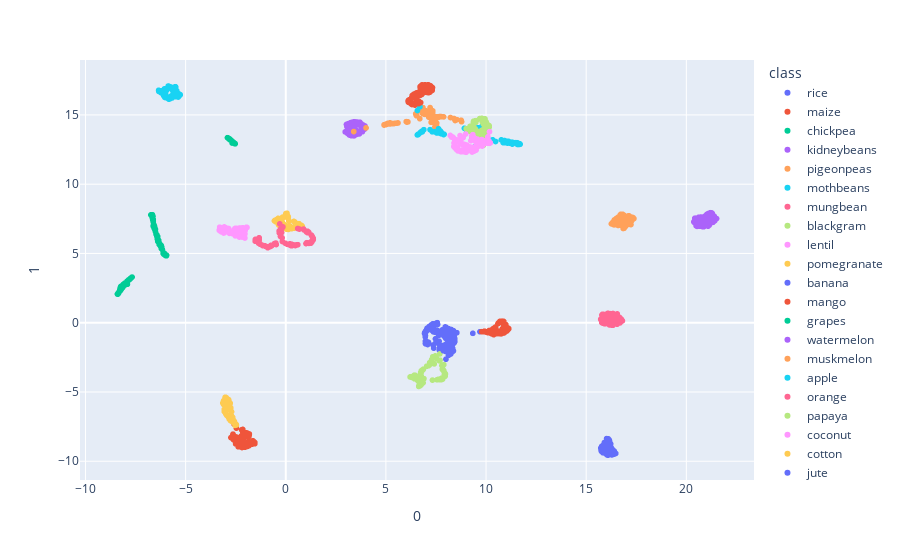
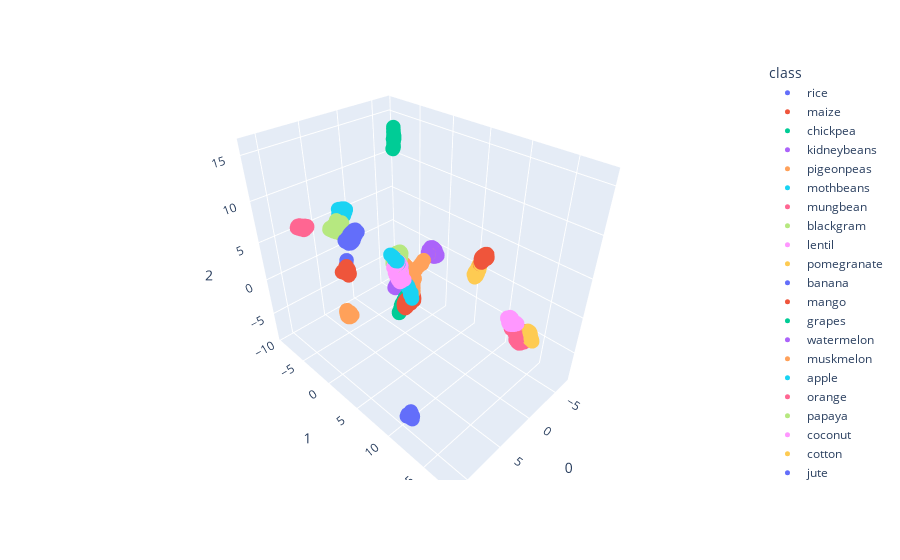

The notebook cell these images were saved under, in order:
### Code cell
#umap_2d = umap.UMAP(n_components=2, init='random', random_state=0)
umap_3d = umap.UMAP(n_components=3, init='random', random_state=0)

#proj_2d = umap_2d.fit_transform(dataframe_escalado)
proj_3d = umap_3d.fit_transform(dataframe_escalado)

#fig_2d = px.scatter(
#    proj_2d, x=0, y=1,
#    color=dataframe['label'], labels={'color': 'class'}
#)
fig_3d = px.scatter_3d(
    proj_3d, x=0, y=1, z=2,
    color=dataframe['label'], labels={'color': 'class'}
)
fig_3d.update_traces(marker_size=5)

#fig_2d.show()
fig_3d.show()
